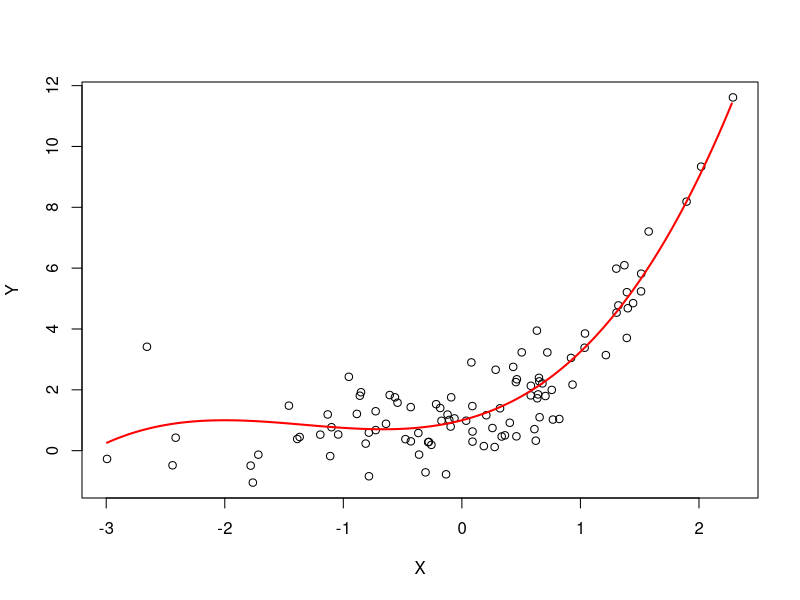
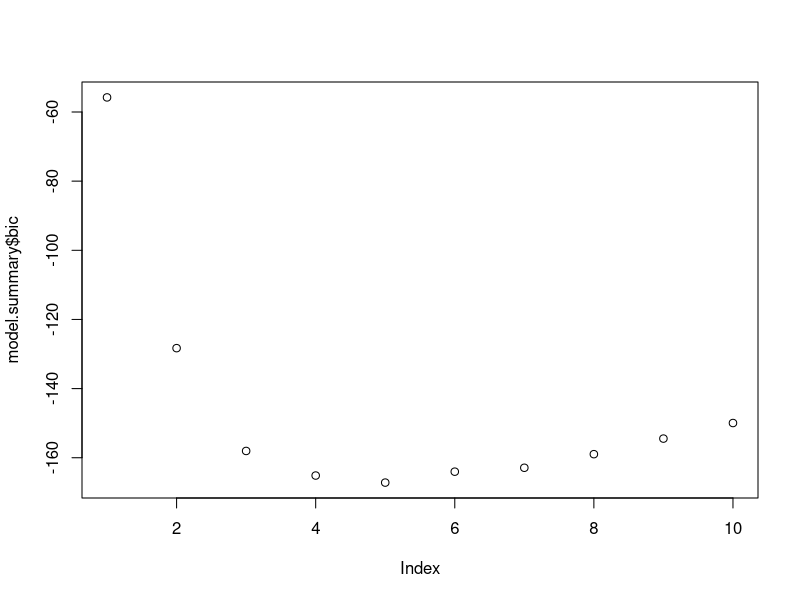

Generate these figures, in order, with R:

# Create test data
set.seed(42)
n = 100
X = rnorm(n)
epsilon = rnorm(n)

# Actual model coefs
b_true = c(1,1,1,0.25)

# Predictions with noise
Y = b_true[1] + b_true[2]*X + b_true[3]*X^2 + b_true[4]*X^3 + epsilon

X.plot_vals = seq(min(X), max(X), by=0.01)
Y.plot_vals = b_true[1] + b_true[2]*X.plot_vals + b_true[3]*X.plot_vals^2 + b_true[4]*X.plot_vals^3

# Plot the data and true model
plot(X, Y)
lines(X.plot_vals, Y.plot_vals, col="red", lw=2)

library(leaps)
# regsubsets needs df
data = data.frame(X, Y)


model.full = regsubsets(Y~ poly(X, 10, raw=T), data=data, nvmax=10)
model.summary = summary(model.full)
ls(model.summary)

cp = which.min(model.summary$cp)
bic = which.min(model.summary$bic)
adjr2 = which.max(model.summary$adjr2)

plot(model.summary$bic)

sprintf("Number of params in best model from cp: {%i}, bic: {%i}, adjr2: {%i}", cp, bic, adjr2)
